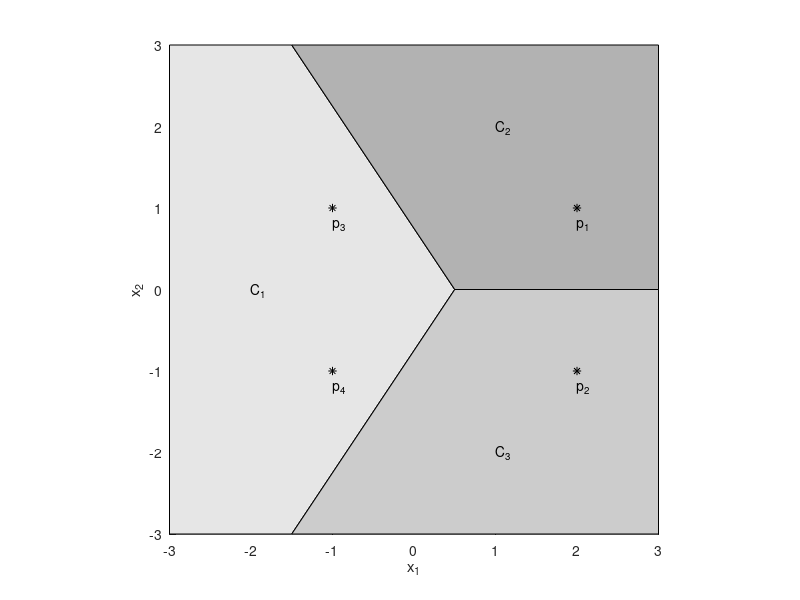
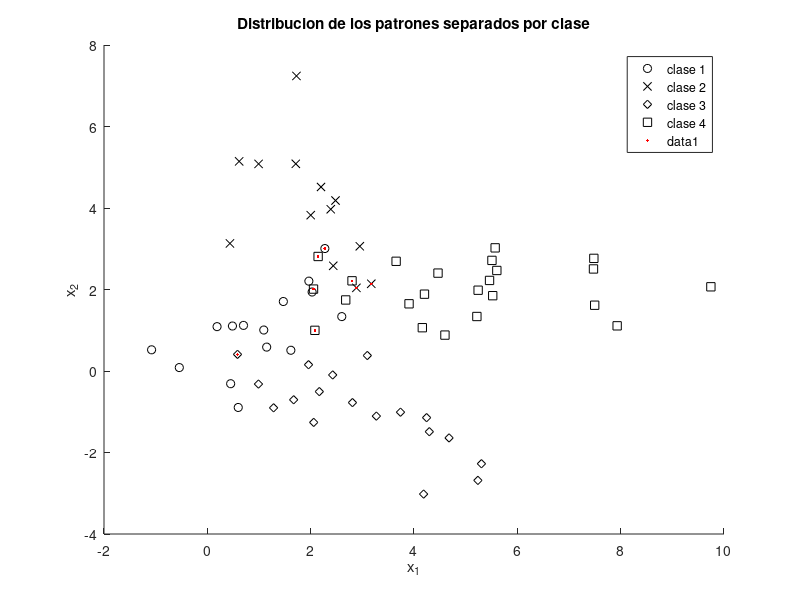
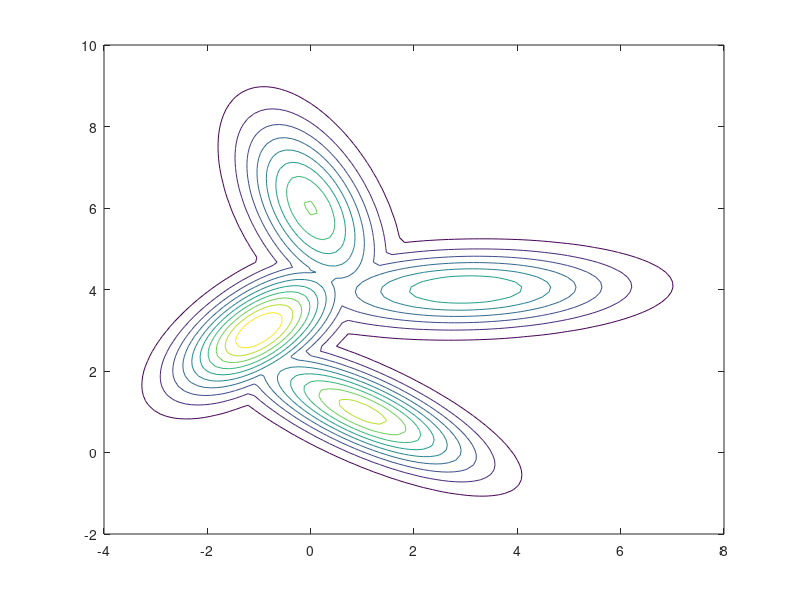

MATLAB code to generate these figures, in order:
%% Ejercicio 2
% Clasificación estadística de patrones.
%%
% 
% # Sea un clasificador geométrico lineal definido por:
% 
% * asdasd
% * asdas
% * asdasdfa
clc; close all; clear all;

x1 = [-3 -1.5 0.5 -1.5 -3 ];
y1 = [-3 -3   0  3    3 ];

x2 = [-1.5  3  3 0.5];
y2 = [-3   -3  0 0];

x3 = [-1.5 0.5 3 3 ];
y3 = [3 0 0 3 ];

hold on
fill(x1,y1,.9 *[1 1 1])
fill(x2,y2,.8 *[1 1 1])
fill(x3,y3,.7 *[1 1 1])

plot([2 2 -1 -1], [1 -1 1 -1], '*k')
text([2 2 -1 -1], [0.8 -1.2 0.8 -1.2],{'p_1','p_2','p_3','p_4'})
text([-2 1 1], [0 2 -2],{'C_1','C_2','C_3'})

hold off
axis square
xlabel('x_1')
ylabel('x_2')
% legend('C_1', 'C_2', 'C_3', 'Location','EastOutside')

%%

% Genero la grilla
% N = 100
% x1 = linspace(-2,2,N);
% x2 = linspace(-2,2,N);
% for i = 1:N
%     for j = 1:N
%         g1(i,j) = - x1(i);
%         g2(i,j) =   x1(i) + x2(j) -1;
%         g3(i,j) =   x1(i) - x2(j) -1;
%     end
% end
% 
% hold on
% surf(x1,x2,g1)
% surf(x1,x2,g2)
% surf(x1,x2,g3)
% hold off



figure
%%
% Cargo los datos (patrones con sus clases respectivas)
data = load('gaussDATA.txt', '-ascii');
x = data(:,1:2); % patrones
c = data(:,3);   % identificador de clase
N = length(c);   % cantidad de ejemplos

c1 = find(c== 1); % indices de clase 1
c2 = find(c== 2); % indices de clase 2
c3 = find(c== 3); % indices de clase 3
c4 = find(c== 4); % indices de clase 4


hold on
plot(x(c1,1), x(c1,2), 'ok')
plot(x(c2,1), x(c2,2), 'xk')
plot(x(c3,1), x(c3,2), 'dk')
plot(x(c4,1), x(c4,2), 'sk')
hold off

xlabel('x_1'); ylabel('x_2');
legend('clase 1','clase 2','clase 3','clase 4')
title('Distribucion de los patrones separados por clase')

%%
% Por la gráfica se deduce que deberán utilizarse gaussianas con media
% desconocida y covarianza no isotropica desconocida

% Estimación de los parámetros para cada clase
% medias
u1 = mean(x(c1,:));
u2 = mean(x(c2,:));
u3 = mean(x(c3,:));
u4 = mean(x(c4,:));
% matrices de covarianzas
sig1 = cov(x(c1,:));
sig2 = cov(x(c2,:));
sig3 = cov(x(c3,:));
sig4 = cov(x(c4,:));

cn = zeros(size(c));

for n = 1:N
    xn = x(n,:); % voy leyendo de a un dato
    
    % Calculo los valores de las funciones discriminantes para xn
    g1 = mvnpdf(xn, u1, sig1);
    g2 = mvnpdf(xn, u2, sig2);
    g3 = mvnpdf(xn, u3, sig3);
    g4 = mvnpdf(xn, u4, sig4);
    
    % Busco cual es la clase ganadora, asigno 0 si cae en la frontera
    if     g1 > max([g2 g3 g4])
        cn(n) = 1;
    elseif g2 > max([g1 g3 g4])
        cn(n) = 2;
    elseif g3 > max([g1 g2 g4])
        cn(n) = 3;
    elseif g4 > max([g1 g2 g3])
        cn(n) = 4;
    else 
        cn(n) = 0;
    end
end

% busco cuales patrones fueron confundidos al clasificar
cwrong = find(c-cn); % patrones mal identificados
cright = find((c-cn) == 0); % patrones identificados correctamente

fprintf('La tasa de aciertos es de %0.2f %%\n',100*nnz(cright)/N); 
% disp(['La tasa de aciertos es de ' num2str(100*nnz(cright)/N) '%'])

hold on
plot(x(cwrong,1), x(cwrong,2), '.r')
hold off


T = 100; % cantidad de patrones de testeo
xtest = zeros(T,2);
ctest = zeros(T,1);
cn = zeros(size(ctest));
for i=1:T
    ctest(i) = randi([1 4]);
    
    if     ctest(i) == 1
        xtest(i,:) = mvnrnd(u1,sig1);
    elseif ctest(i) == 2
        xtest(i,:) = mvnrnd(u2,sig2);
    elseif ctest(i) == 3
        xtest(i,:) = mvnrnd(u3,sig3);
    elseif ctest(i) == 4
        xtest(i,:) = mvnrnd(u4,sig4);
    end
    
    % Calculo los valores de las funciones discriminantes para xn
    g1 = mvnpdf(xtest(i,:), u1, sig1);
    g2 = mvnpdf(xtest(i,:), u2, sig2);
    g3 = mvnpdf(xtest(i,:), u3, sig3);
    g4 = mvnpdf(xtest(i,:), u4, sig4);
    
    % Busco cual es la clase ganadora, asigno 0 si cae en la frontera
    if     g1 > max([g2 g3 g4])
        cn(i) = 1;
    elseif g2 > max([g1 g3 g4])
        cn(i) = 2;
    elseif g3 > max([g1 g2 g4])
        cn(i) = 3;
    elseif g4 > max([g1 g2 g3])
        cn(i) = 4;
    else 
        cn(n) = 0;
    end
end


c1 = find(ctest== 1); % indices de clase 1
c2 = find(ctest== 2); % indices de clase 2
c3 = find(ctest== 3); % indices de clase 3
c4 = find(ctest== 4); % indices de clase 4


figure
hold on
plot(xtest(c1,1), xtest(c1,2), 'ok')
plot(xtest(c2,1), xtest(c2,2), 'xk')
plot(xtest(c3,1), xtest(c3,2), 'dk')
plot(xtest(c4,1), xtest(c4,2), 'sk')
hold off

xlabel('x_1'); ylabel('x_2');
legend('clase 1','clase 2','clase 3','clase 4')
title('Distribucion de los patrones de testeo separados por clase')


% busco cuales patrones fueron confundidos al clasificar
cwrong = find(ctest-cn); % patrones mal identificados
cright = find((ctest-cn) == 0); % patrones identificados correctamente

fprintf('En testeo, la tasa de aciertos es de %0.2f %%\n',100*nnz(cright)/T); 
% disp(['La tasa de aciertos es de ' num2str(100*nnz(cright)/N) '%'])

hold on
plot(xtest(cwrong,1), xtest(cwrong,2), '.r')
hold off


x1 = linspace(-2,10);
x2 = linspace(-4,8);
[X1,X2] = meshgrid(x1,x2);
for i = 1:100
    for j = 1:100
        xn = [x1(i) x2(j)];
        gtest1(i,j) = mvnpdf(xn, u1, sig1);
        gtest2(i,j) = mvnpdf(xn, u2, sig2);
        gtest3(i,j) = mvnpdf(xn, u3, sig3);
        gtest4(i,j) = mvnpdf(xn, u4, sig4);
    end
end

maxgtest = cat(3, gtest1, gtest2, gtest3, gtest4);


contour(X2,X1,max(maxgtest,[],3))
% Z = mvnpdf([xtest(i,:), u1, sig1);
%     g2 = mvnpdf(xtest(i,:), u2, sig2);
%     g3 = mvnpdf(xtest(i,:), u3, sig3);
%     g4 = mvnpdf(xtest(i,:), u4, sig4);sin(X)+cos(Y);
% % 
% figure
% contour(X,Y,Z)

